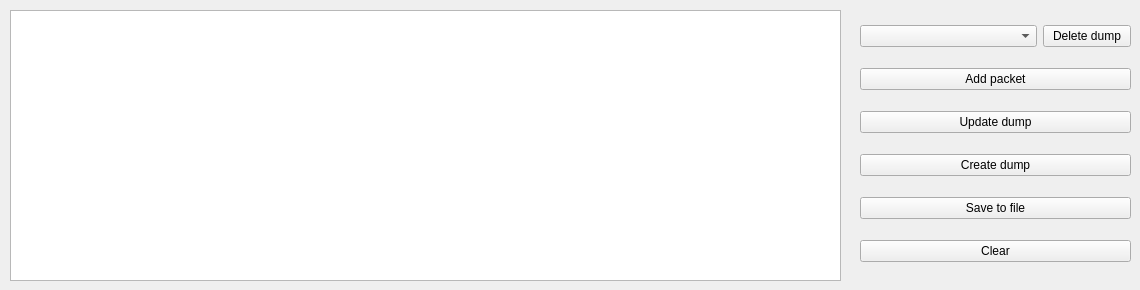
      <widget class="QWidget" name="tabDumps">
       <attribute name="title">
        <string>Dumps</string>
       </attribute>
       <widget class="QWidget" name="containerManagerDumpsData" native="true">
        <property name="geometry">
         <rect>
          <x>10</x>
          <y>10</y>
          <width>831</width>
          <height>271</height>
         </rect>
        </property>
        <widget class="QTableView" name="tableViewManagerDumpsData">
         <property name="geometry">
          <rect>
           <x>0</x>
           <y>0</y>
           <width>831</width>
           <height>271</height>
          </rect>
         </property>
         <property name="contextMenuPolicy">
          <enum>Qt::CustomContextMenu</enum>
         </property>
         <property name="toolTip">
          <string/>
         </property>
         <property name="alternatingRowColors">
          <bool>true</bool>
         </property>
         <property name="sortingEnabled">
          <bool>true</bool>
         </property>
         <attribute name="horizontalHeaderMinimumSectionSize">
          <number>100</number>
         </attribute>
         <attribute name="horizontalHeaderStretchLastSection">
          <bool>true</bool>
         </attribute>
        </widget>
       </widget>
       <widget class="QWidget" name="layoutWidget">
        <property name="geometry">
         <rect>
          <x>860</x>
          <y>10</y>
          <width>271</width>
          <height>271</height>
         </rect>
        </property>
        <layout class="QGridLayout" name="gridLayoutDumps">
         <item row="0" column="2">
          <widget class="QPushButton" name="buttonManagerDeleteDump">
           <property name="text">
            <string>Delete dump</string>
           </property>
          </widget>
         </item>
         <item row="1" column="0" colspan="3">
          <widget class="QPushButton" name="buttonManagerDumpsAddPacket">
           <property name="text">
            <string>Add packet</string>
           </property>
          </widget>
         </item>
         <item row="4" column="0" colspan="3">
          <widget class="QPushButton" name="buttonManagerDumpsSaveToFile">
           <property name="text">
            <string>Save to file</string>
           </property>
          </widget>
         </item>
         <item row="0" column="0" colspan="2">
          <widget class="QComboBox" name="comboBoxManagerDumps"/>
         </item>
         <item row="5" column="0" colspan="3">
          <widget class="QPushButton" name="buttonManagerClearDump">
           <property name="text">
            <string>Clear</string>
           </property>
          </widget>
         </item>
         <item row="2" column="0" colspan="3">
          <widget class="QPushButton" name="buttonManagerUpdateDump">
           <property name="text">
            <string>Update dump</string>
           </property>
          </widget>
         </item>
         <item row="3" column="0" colspan="3">
          <widget class="QPushButton" name="buttonManagerCreateDump">
           <property name="text">
            <string>Create dump</string>
           </property>
          </widget>
         </item>
        </layout>
       </widget>
      </widget>
